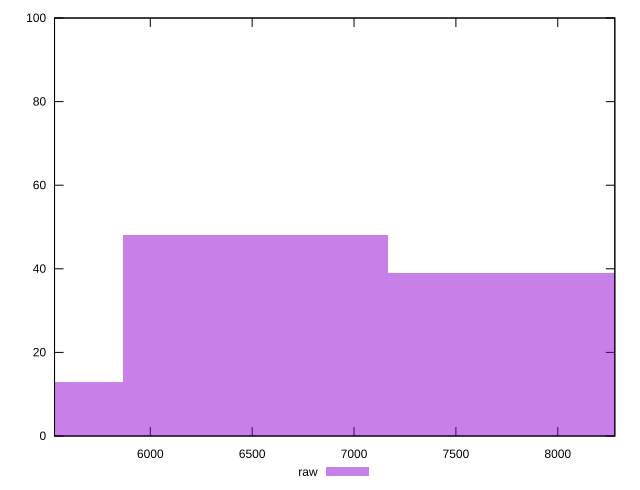

Here is the gnuplot script that generated this plot:
reset

$raw <<EOF
6517.351046687743 48
5213.880837350194 13
7820.821256025291 39
EOF

set key outside below
set boxwidth 1303.4702093375486
set xrange [5530:8280]
set yrange [0:100]
set trange [0:100]
set style fill transparent solid 0.5 noborder
set terminal svg size 640, 490 enhanced background rgb 'white'
set output "reprap/unused-javascript/samples/pages+cached/raw/histogram.svg"

plot $raw title "raw" with boxes

reset
